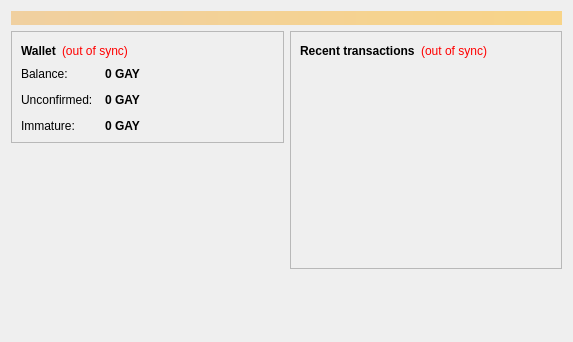
<?xml version="1.0" encoding="UTF-8"?>
<ui version="4.0">
 <class>OverviewPage</class>
 <widget class="QWidget" name="OverviewPage">
  <property name="geometry">
   <rect>
    <x>0</x>
    <y>0</y>
    <width>573</width>
    <height>342</height>
   </rect>
  </property>
  <property name="windowTitle">
   <string>Form</string>
  </property>
  <layout class="QVBoxLayout" name="topLayout">
   <item>
    <widget class="QLabel" name="labelAlerts">
     <property name="visible">
      <bool>false</bool>
     </property>
     <property name="styleSheet">
      <string notr="true">background-color: qlineargradient(x1: 0, y1: 0, x2: 1, y2: 0, stop:0 #F0D0A0, stop:1 #F8D488); color:#000000;</string>
     </property>
     <property name="wordWrap">
      <bool>true</bool>
     </property>
     <property name="margin">
      <number>3</number>
     </property>
    </widget>
   </item>
   <item>
    <layout class="QHBoxLayout" name="horizontalLayout" stretch="1,1">
     <item>
      <layout class="QVBoxLayout" name="verticalLayout_2">
       <item>
        <widget class="QFrame" name="frame">
         <property name="frameShape">
          <enum>QFrame::StyledPanel</enum>
         </property>
         <property name="frameShadow">
          <enum>QFrame::Raised</enum>
         </property>
         <layout class="QVBoxLayout" name="verticalLayout_4">
          <item>
           <layout class="QHBoxLayout" name="horizontalLayout_4">
            <item>
             <widget class="QLabel" name="label_5">
              <property name="font">
               <font>
                <weight>75</weight>
                <bold>true</bold>
               </font>
              </property>
              <property name="text">
               <string>Wallet</string>
              </property>
             </widget>
            </item>
            <item>
             <widget class="QLabel" name="labelWalletStatus">
              <property name="toolTip">
               <string>The displayed information may be out of date. Your wallet automatically synchronizes with the Gaycoin network after a connection is established, but this process has not completed yet.</string>
              </property>
              <property name="styleSheet">
               <string notr="true">QLabel { color: red; }</string>
              </property>
              <property name="text">
               <string notr="true">(out of sync)</string>
              </property>
              <property name="alignment">
               <set>Qt::AlignLeading|Qt::AlignLeft|Qt::AlignVCenter</set>
              </property>
             </widget>
            </item>
            <item>
             <spacer name="horizontalSpacer_2">
              <property name="orientation">
               <enum>Qt::Horizontal</enum>
              </property>
              <property name="sizeHint" stdset="0">
               <size>
                <width>40</width>
                <height>20</height>
               </size>
              </property>
             </spacer>
            </item>
           </layout>
          </item>
          <item>
           <layout class="QFormLayout" name="formLayout_2">
            <property name="fieldGrowthPolicy">
             <enum>QFormLayout::AllNonFixedFieldsGrow</enum>
            </property>
            <property name="horizontalSpacing">
             <number>12</number>
            </property>
            <property name="verticalSpacing">
             <number>12</number>
            </property>
            <item row="0" column="0">
             <widget class="QLabel" name="label">
              <property name="text">
               <string>Balance:</string>
              </property>
             </widget>
            </item>
            <item row="0" column="1">
             <widget class="QLabel" name="labelBalance">
              <property name="font">
               <font>
                <weight>75</weight>
                <bold>true</bold>
               </font>
              </property>
              <property name="cursor">
               <cursorShape>IBeamCursor</cursorShape>
              </property>
              <property name="toolTip">
               <string>Your current balance</string>
              </property>
              <property name="text">
               <string notr="true">0 GAY</string>
              </property>
              <property name="textInteractionFlags">
               <set>Qt::LinksAccessibleByMouse|Qt::TextSelectableByKeyboard|Qt::TextSelectableByMouse</set>
              </property>
             </widget>
            </item>
            <item row="1" column="0">
             <widget class="QLabel" name="label_3">
              <property name="text">
               <string>Unconfirmed:</string>
              </property>
             </widget>
            </item>
            <item row="1" column="1">
             <widget class="QLabel" name="labelUnconfirmed">
              <property name="font">
               <font>
                <weight>75</weight>
                <bold>true</bold>
               </font>
              </property>
              <property name="cursor">
               <cursorShape>IBeamCursor</cursorShape>
              </property>
              <property name="toolTip">
               <string>Total of transactions that have yet to be confirmed, and do not yet count toward the current balance</string>
              </property>
              <property name="text">
               <string notr="true">0 GAY</string>
              </property>
              <property name="textInteractionFlags">
               <set>Qt::LinksAccessibleByMouse|Qt::TextSelectableByKeyboard|Qt::TextSelectableByMouse</set>
              </property>
             </widget>
            </item>
            <item row="2" column="0">
             <widget class="QLabel" name="labelImmatureText">
              <property name="text">
               <string>Immature:</string>
              </property>
             </widget>
            </item>
            <item row="2" column="1">
             <widget class="QLabel" name="labelImmature">
              <property name="font">
               <font>
                <weight>75</weight>
                <bold>true</bold>
               </font>
              </property>
              <property name="toolTip">
               <string>Mined balance that has not yet matured</string>
              </property>
              <property name="text">
               <string notr="true">0 GAY</string>
              </property>
              <property name="textInteractionFlags">
               <set>Qt::LinksAccessibleByMouse|Qt::TextSelectableByKeyboard|Qt::TextSelectableByMouse</set>
              </property>
             </widget>
            </item>
           </layout>
          </item>
         </layout>
        </widget>
       </item>
       <item>
        <spacer name="verticalSpacer">
         <property name="orientation">
          <enum>Qt::Vertical</enum>
         </property>
         <property name="sizeHint" stdset="0">
          <size>
           <width>20</width>
           <height>40</height>
          </size>
         </property>
        </spacer>
       </item>
      <item>
         <widget class="QLabel" name="coinimage">
          <property name="text">
           <string/>
          </property>
          <property name="pixmap">
           <pixmap resource="../bitcoin.qrc">:/icons/bitcoin</pixmap>
          </property>
          <property name="scaledContents">
           <bool>false</bool>
          </property>
          <property name="alignment">
           <set>Qt::AlignCenter</set>
          </property>
          <property name="margin">
           <number>-2</number>
          </property>
         </widget>
        </item>
      </layout>
     </item>
     <item>
      <layout class="QVBoxLayout" name="verticalLayout_3">
       <item>
        <widget class="QFrame" name="frame_2">
         <property name="frameShape">
          <enum>QFrame::StyledPanel</enum>
         </property>
         <property name="frameShadow">
          <enum>QFrame::Raised</enum>
         </property>
         <layout class="QVBoxLayout" name="verticalLayout">
          <item>
           <layout class="QHBoxLayout" name="horizontalLayout_2">
            <item>
             <widget class="QLabel" name="label_4">
              <property name="text">
               <string>&lt;b&gt;Recent transactions&lt;/b&gt;</string>
              </property>
             </widget>
            </item>
            <item>
             <widget class="QLabel" name="labelTransactionsStatus">
              <property name="toolTip">
               <string>The displayed information may be out of date. Your wallet automatically synchronizes with the Gaycoin network after a connection is established, but this process has not completed yet.</string>
              </property>
              <property name="styleSheet">
               <string notr="true">QLabel { color: red; }</string>
              </property>
              <property name="text">
               <string notr="true">(out of sync)</string>
              </property>
              <property name="alignment">
               <set>Qt::AlignRight|Qt::AlignTrailing|Qt::AlignVCenter</set>
              </property>
             </widget>
            </item>
            <item>
             <spacer name="horizontalSpacer">
              <property name="orientation">
               <enum>Qt::Horizontal</enum>
              </property>
              <property name="sizeHint" stdset="0">
               <size>
                <width>40</width>
                <height>20</height>
               </size>
              </property>
             </spacer>
            </item>
           </layout>
          </item>
          <item>
           <widget class="QListView" name="listTransactions">
            <property name="styleSheet">
             <string notr="true">QListView { background: transparent; }</string>
            </property>
            <property name="frameShape">
             <enum>QFrame::NoFrame</enum>
            </property>
            <property name="verticalScrollBarPolicy">
             <enum>Qt::ScrollBarAlwaysOff</enum>
            </property>
            <property name="horizontalScrollBarPolicy">
             <enum>Qt::ScrollBarAlwaysOff</enum>
            </property>
            <property name="selectionMode">
             <enum>QAbstractItemView::NoSelection</enum>
            </property>
           </widget>
          </item>
         </layout>
        </widget>
       </item>
       <item>
        <spacer name="verticalSpacer_2">
         <property name="orientation">
          <enum>Qt::Vertical</enum>
         </property>
         <property name="sizeHint" stdset="0">
          <size>
           <width>20</width>
           <height>40</height>
          </size>
         </property>
        </spacer>
       </item>
      </layout>
     </item>
    </layout>
   </item>
  </layout>
 </widget>
 <resources/>
 <connections/>
</ui>
